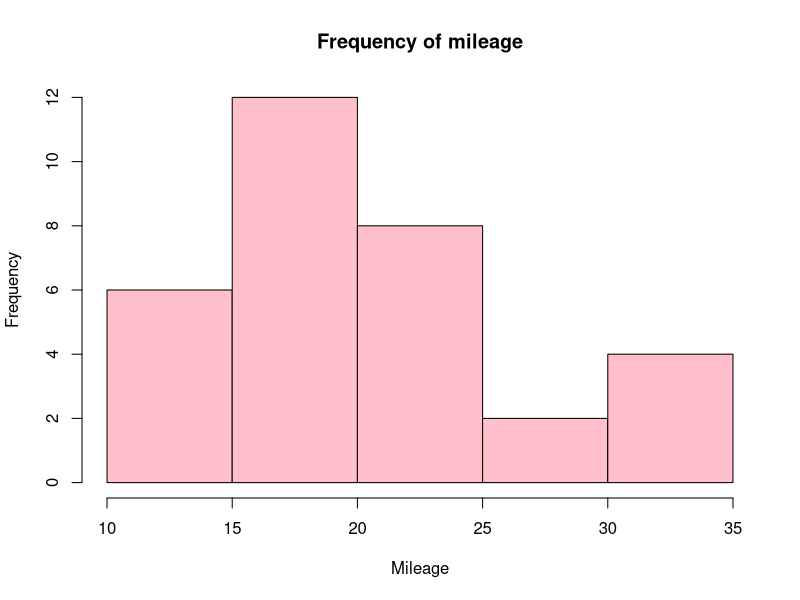

This chart was generated by the following R code: (Note: this script raises an error after producing the figure.)
mtcars
a<-mtcars$mpg
hist(a,xlab="Mileage",ylab="Frequency",main="Frequency of mileage",col="pink")

or

hist(mtcars$mpg,xlab="Mileage",ylab="Frequency",main="Frequency of mileage",col="pink",border="blue")
